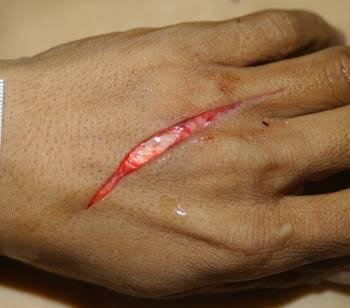
#> input picture backend/assets/wounds/wound-1791430861377-16961253-scaled_images.jpg, 350 x 308 px
$ python -i feature_extractor.py   (imports and definitions only)
#> lines starting #> are read from the running program, lines starting #| are printed output that depends on the picture; after the words box and inside, x2 and y2 are one past the last pixel; in counts of white or black regions, pixels touching at a corner belong together
#> further down, picture is the input picture: shape (308, 350, 3); mean B, G, R 72.3, 106.6, 142.6
import cv2
import numpy as np

def extract_wound_features(image):
    h, w, _ = image.shape
#> h = 308; w = 350
    gray = cv2.cvtColor(image, cv2.COLOR_BGR2GRAY)
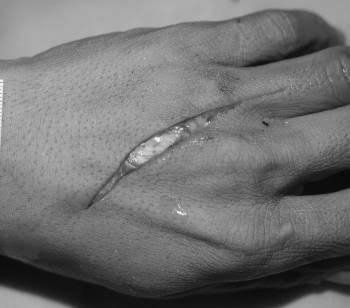
#> gray: shape (308, 350); min 4, max 254, mean 113.5

    _, mask = cv2.threshold(gray, 120, 255, cv2.THRESH_BINARY_INV)
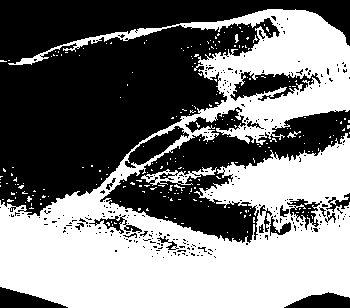
#> mask: shape (308, 350); 48.1% white; 238 white regions (233 under 20 px)

    wound_pixels = np.sum(mask > 0)
#> wound_pixels = 51820
    area_ratio = wound_pixels / (h * w)
#> area_ratio = 0.481

    contours, _ = cv2.findContours(mask, cv2.RETR_EXTERNAL, cv2.CHAIN_APPROX_SIMPLE)
#> contours = 213 contours, 211 with area under 20; largest, box (x1, y1, x2, y2) and area: (0, 9, 350, 308) 53357, (141, 167, 217, 186) 502
    if contours:
        c = max(contours, key=cv2.contourArea)
#> c = contour of 1952 points, box (x1, y1, x2, y2) (0, 9, 350, 308), area 53357
        x, y, bw, bh = cv2.boundingRect(c)
#> x = 0; y = 9; bw = 350; bh = 299
        length_ratio = max(bw, bh) / max(h, w)
#> length_ratio = 1
    else:
        length_ratio = 0.0

    edges = cv2.Canny(gray, 100, 200)
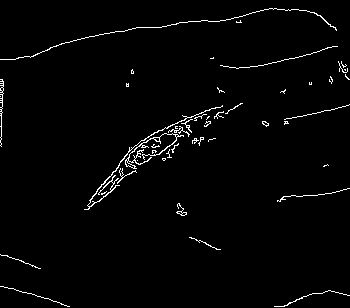
#> edges: shape (308, 350); 2% white in thin lines or dots
    edge_density = np.sum(edges > 0) / (h * w)
#> edge_density = 0.0198
    red_intensity = np.mean(image[:, :, 2]) / 255.0
#> red_intensity = 0.559

    depth_score = red_intensity + edge_density
#> depth_score = 0.579

    return np.array([area_ratio, length_ratio, depth_score], dtype=np.float32)

>>> import cv2
>>> picture = cv2.imread('../../../assets/wounds/wound-1791430861377-16961253-scaled_images.jpg')
>>> result = extract_wound_features(picture)
#> result = [0.481, 1, 0.579]

$ run again, on backend/assets/wounds/wound-1787153592101-929953638-abrasions (1).jpg
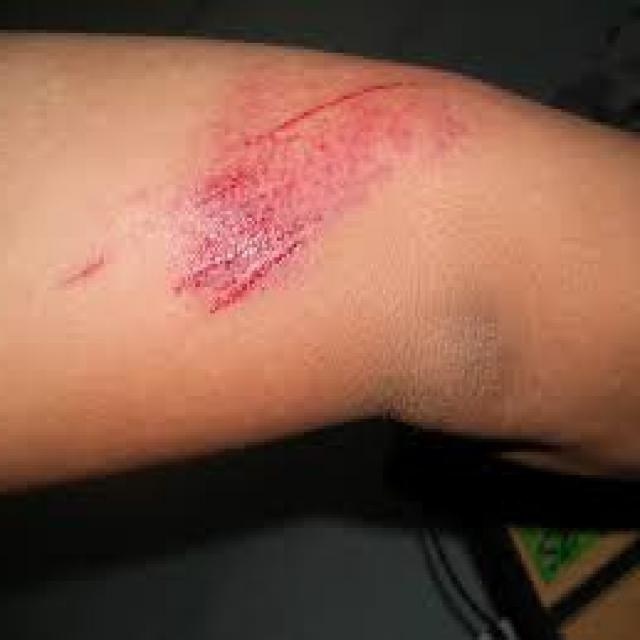
#> input picture backend/assets/wounds/wound-1787153592101-929953638-abrasions (1).jpg, 640 x 640 px
#> picture is the input picture: shape (640, 640, 3); mean B, G, R 71.8, 88.7, 128.9
#> in extract_wound_features, `_, mask = cv2.threshold(gray, 120, 255, cv2.THRESH_BINARY_INV)`:
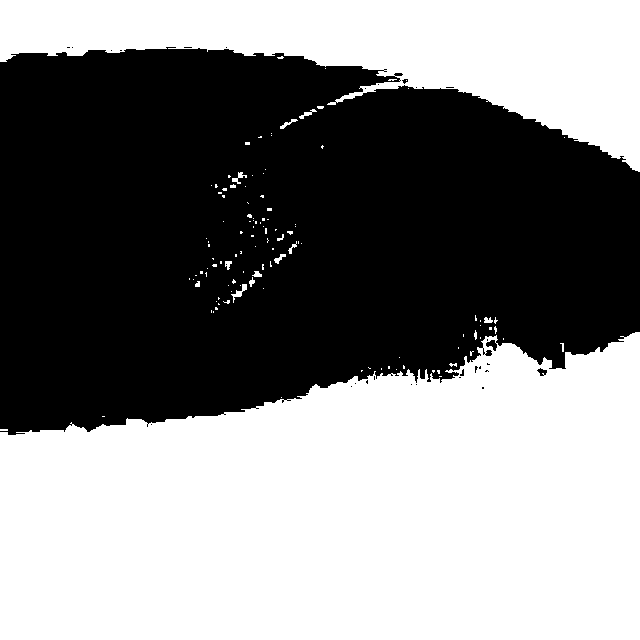
#> mask: shape (640, 640); 51.8% white; 29 black regions (27 under 20 px)
#> wound_pixels = 212071
#> area_ratio = 0.518
#> contours = 118 contours, 107 with area under 20; largest, box (x1, y1, x2, y2) and area: (0, 332, 640, 640) 158866, (0, 0, 640, 172) 50358, (231, 284, 247, 303) 60, (232, 172, 247, 184) 40, (280, 119, 298, 129) 36
#> c = contour of 470 points, box (x1, y1, x2, y2) (0, 332, 640, 640), area 158866
#> x = 0; y = 332; bw = 640; bh = 308
#> length_ratio = 1
#> in extract_wound_features, `edges = cv2.Canny(gray, 100, 200)`:
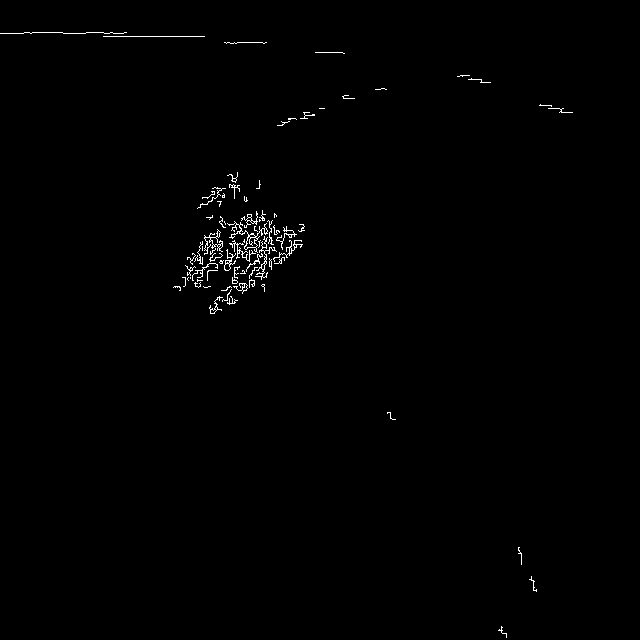
#> edges: shape (640, 640); 0.62% white in thin lines or dots, all inside (x1, y1, x2, y2) = (0, 32, 573, 638)
#> edge_density = 0.00625
#> red_intensity = 0.505
#> depth_score = 0.512
#> result = [0.518, 1, 0.512]

$ run again, on backend/assets/wounds/wound-1787156288832-952277759-burn (11).jpg
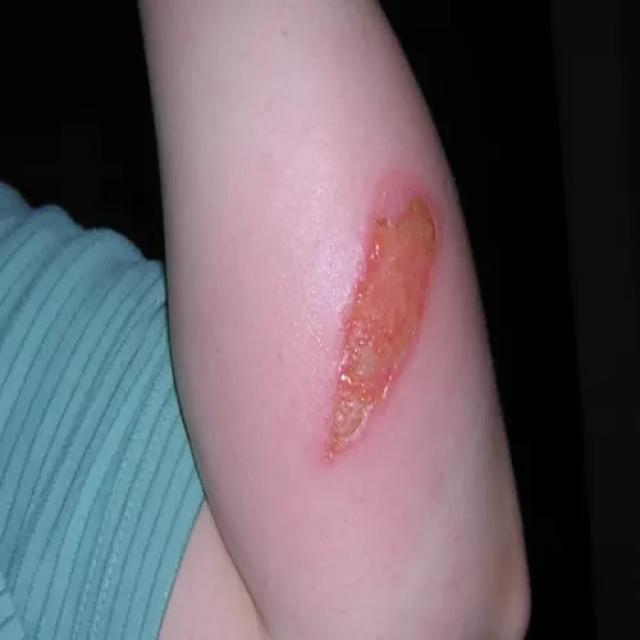
#> input picture backend/assets/wounds/wound-1787156288832-952277759-burn (11).jpg, 640 x 640 px
#> picture is the input picture: shape (640, 640, 3); mean B, G, R 100.7, 93.1, 102.1
#> in extract_wound_features, `_, mask = cv2.threshold(gray, 120, 255, cv2.THRESH_BINARY_INV)`:
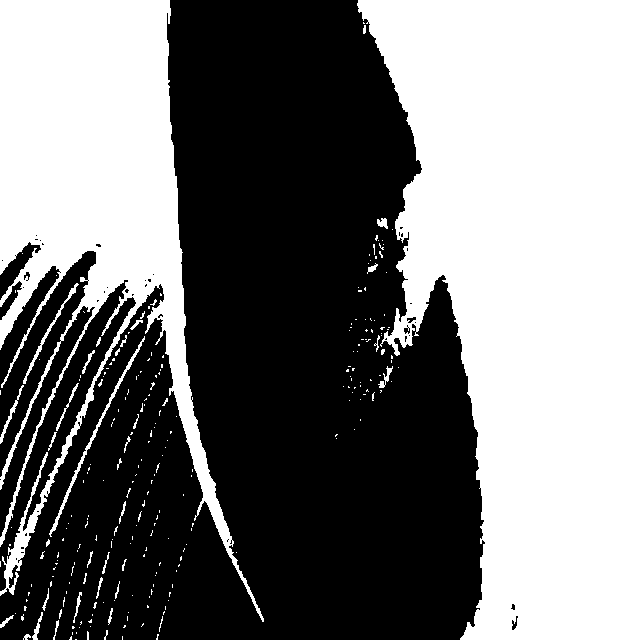
#> mask: shape (640, 640); 47.1% white; 259 white regions (223 under 20 px)
#> wound_pixels = 192911
#> area_ratio = 0.471
#> contours = 259 contours, 241 with area under 20; largest, box (x1, y1, x2, y2) and area: (357, 0, 640, 640) 129381, (0, 0, 264, 622) 56940, (49, 336, 145, 537) 470, (23, 283, 79, 384) 236, (0, 385, 24, 444) 116
#> c = contour of 556 points, box (x1, y1, x2, y2) (357, 0, 640, 640), area 129381
#> x = 357; y = 0; bw = 283; bh = 640
#> length_ratio = 1
#> in extract_wound_features, `edges = cv2.Canny(gray, 100, 200)`:
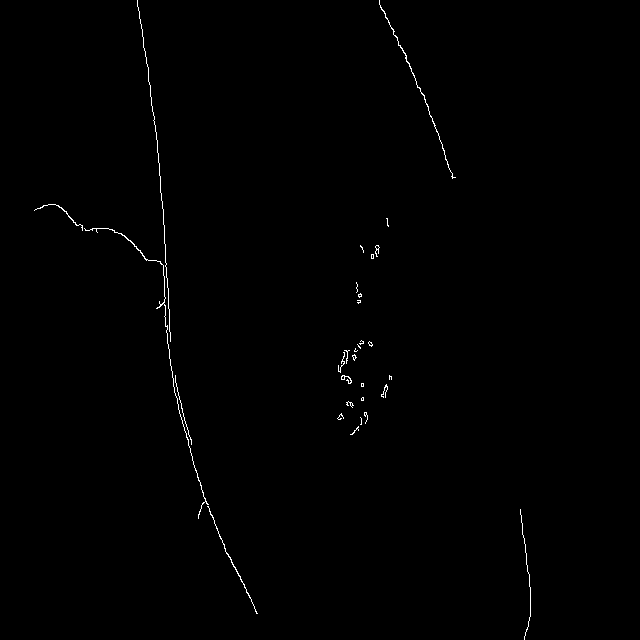
#> edges: shape (640, 640); 0.44% white in thin lines or dots, all inside (x1, y1, x2, y2) = (34, 0, 531, 640)
#> edge_density = 0.00438
#> red_intensity = 0.4
#> depth_score = 0.405
#> result = [0.471, 1, 0.405]
